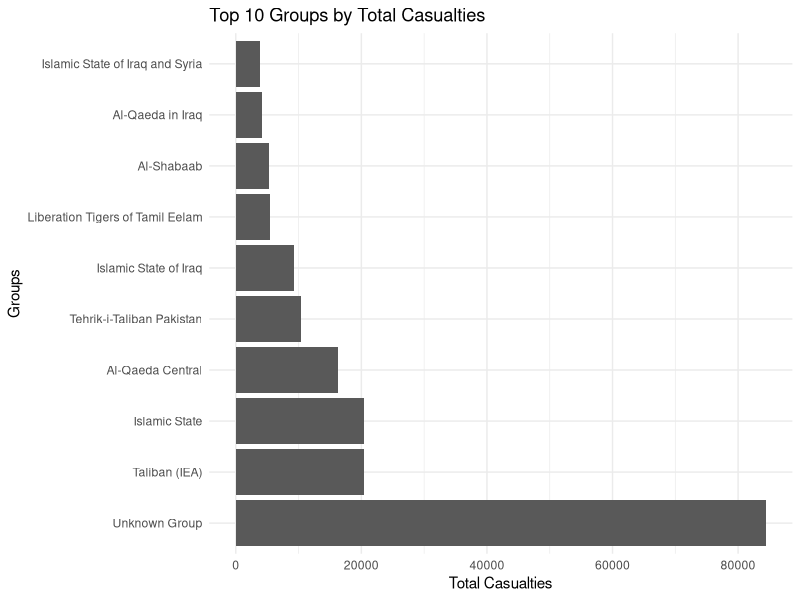
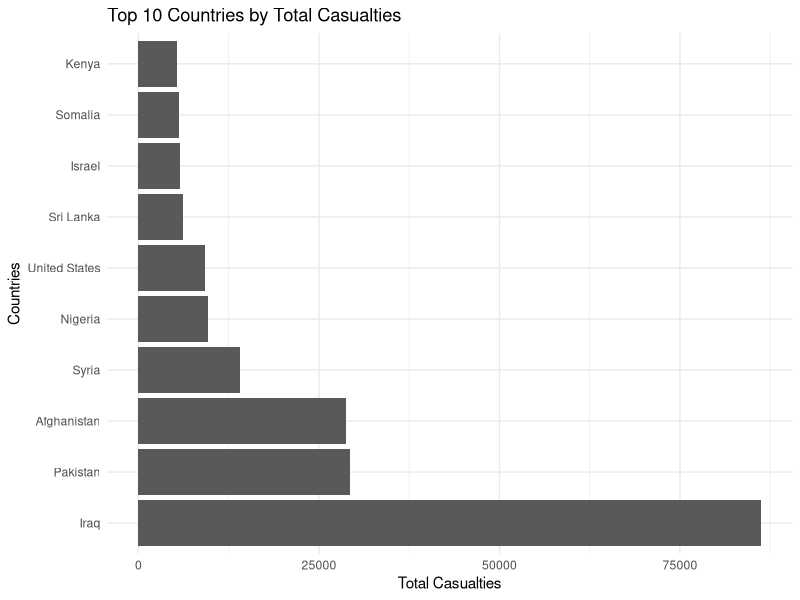
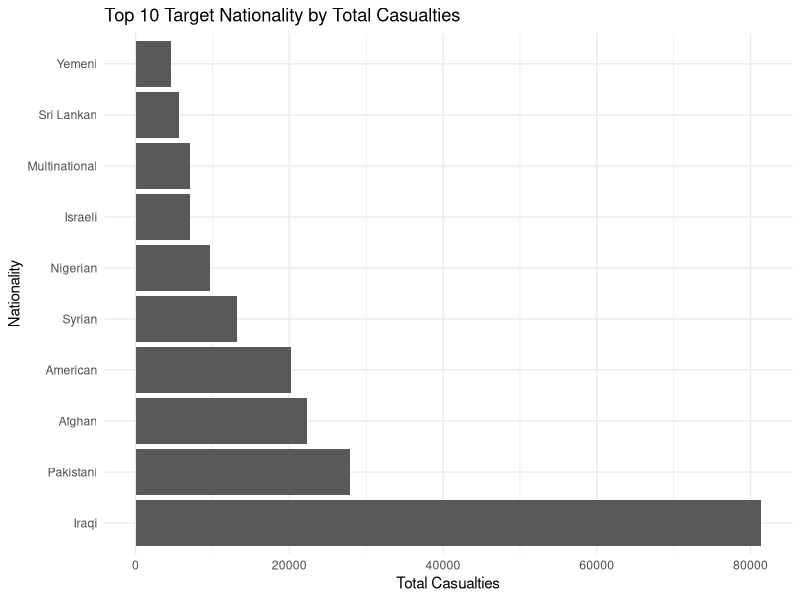
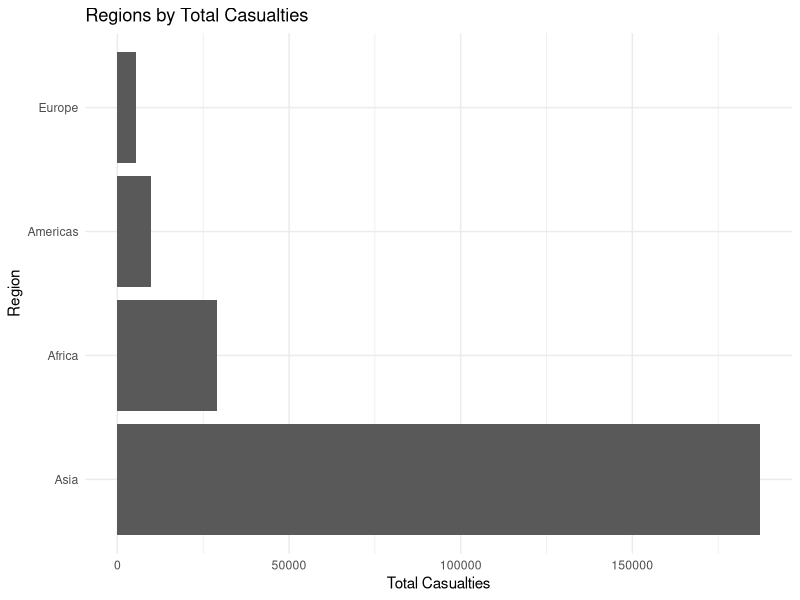
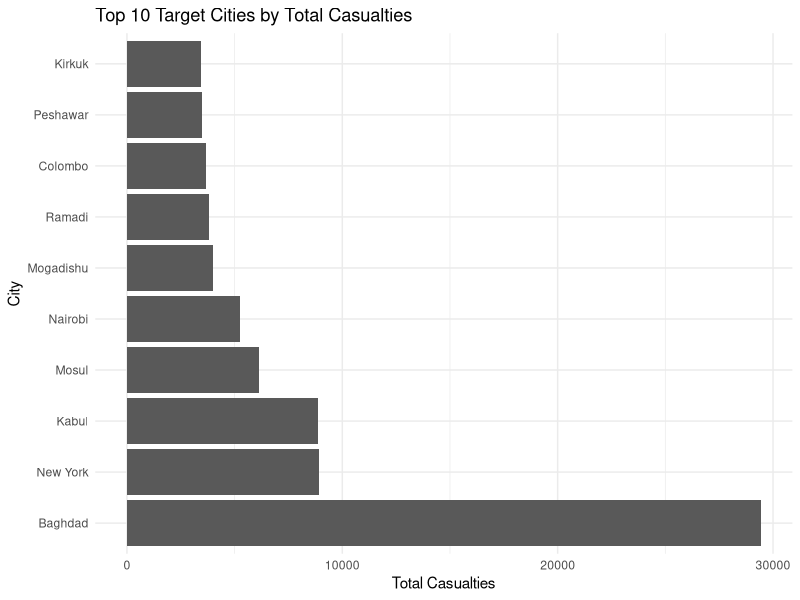
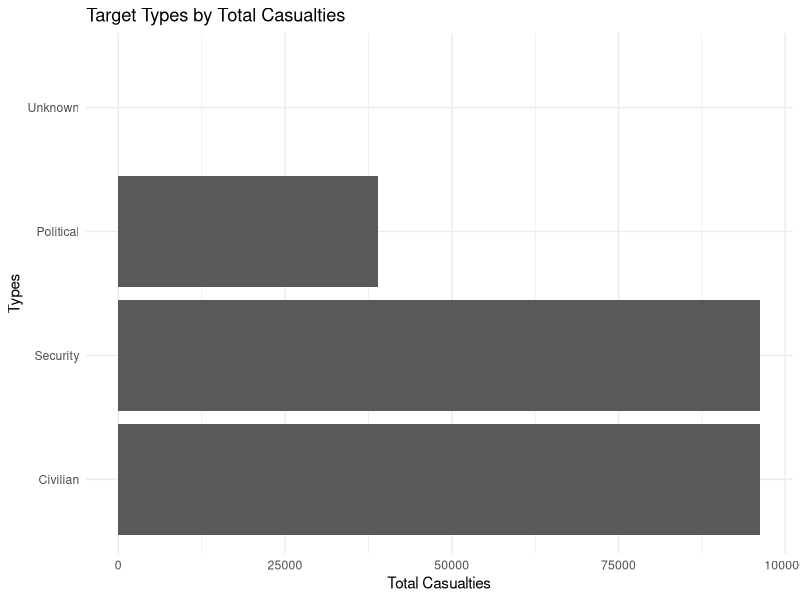
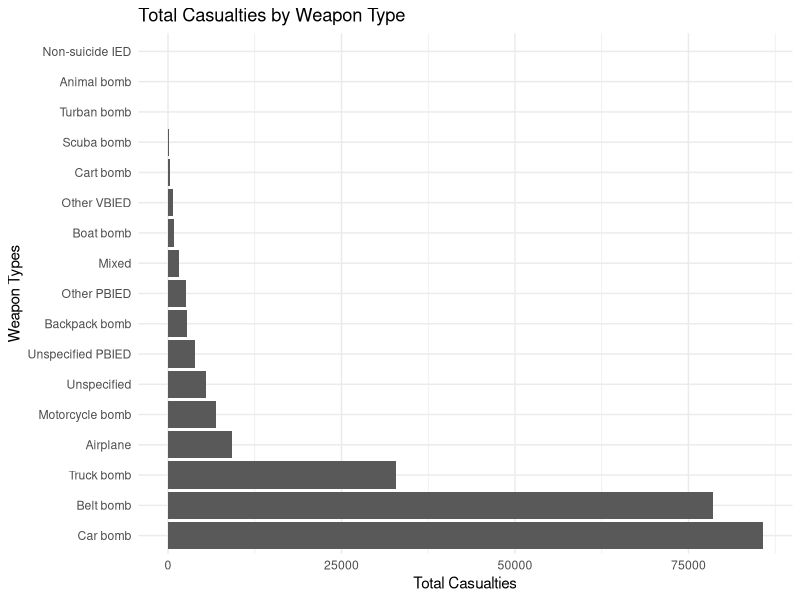
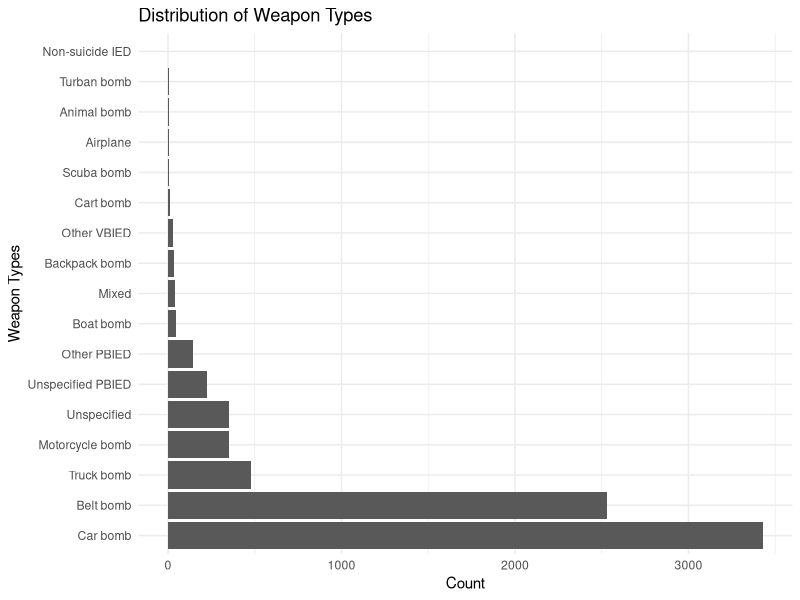

Generate these figures, in order, with R:
### EDA - Practical 3 ###
#########################

# Load necessary libraries
library(ggplot2)
library(dplyr)

# Read the data
suicide_attacks <- read.csv("Practical 3/Data/suicide_attacks_cleaned.csv")
attach(suicide_attacks)
View(suicide_attacks)

# Ensure the "date" column is properly formatted as a Date object
suicide_attacks <- suicide_attacks %>%
  mutate(date = as.Date(paste(date.year, date.month, date.day, sep = "-")))

#####################################################################################

### Summarise variable of interest ###
######################################

### Wounded
summary(wounded)

### Killed
summary(killed)

### Total Causalities
summary(total_casualties)

#####################################################################################

### Histogram plots ###
#######################

### Group by groups

# Top 10 groups with the highest total casualties
top_groups <- suicide_attacks %>%
  group_by(group) %>%
  summarise(total_casualties = sum(total_casualties, na.rm = TRUE)) %>%
  arrange(desc(total_casualties)) %>%
  slice_head(n = 10)

# Histogram for top 10 groups
ggplot(top_groups, aes(x = reorder(group, -total_casualties), y = total_casualties)) +
  geom_bar(stat = "identity") +
  coord_flip() +
  labs(
    title = "Top 10 Groups by Total Casualties",
    x = "Groups",
    y = "Total Casualties"
  ) +
  theme_minimal()

### Group by country

# Top 10 countries with the highest total casualties
top_countries <- suicide_attacks %>%
  group_by(target.country) %>%
  summarise(total_casualties = sum(total_casualties, na.rm = TRUE)) %>%
  arrange(desc(total_casualties)) %>%
  slice_head(n = 10)

# Histogram for top 10 countries
ggplot(top_countries, aes(x = reorder(target.country, -total_casualties), y = total_casualties)) +
  geom_bar(stat = "identity") +
  coord_flip() +
  labs(
    title = "Top 10 Countries by Total Casualties",
    x = "Countries",
    y = "Total Casualties"
  ) +
  theme_minimal()

### Group by target nationality

# Top 10 target nationalities with the highest total casualties
top_nationality <- suicide_attacks %>%
  group_by(target.nationality) %>%
  summarise(total_casualties = sum(total_casualties, na.rm = TRUE)) %>%
  arrange(desc(total_casualties)) %>%
  slice_head(n = 10)

# Histogram for top 10 nationalities
ggplot(top_nationality, aes(x = reorder(target.nationality, -total_casualties), y = total_casualties)) +
  geom_bar(stat = "identity") +
  coord_flip() +
  labs(
    title = "Top 10 Target Nationality by Total Casualties",
    x = "Nationality",
    y = "Total Casualties"
  ) +
  theme_minimal()

### Group by region

# Regions total casualties
top_region <- suicide_attacks %>%
  group_by(target.region) %>%
  summarise(total_casualties = sum(total_casualties, na.rm = TRUE)) %>%
  arrange(desc(total_casualties)) 

# Histogram for regions
ggplot(top_region, aes(x = reorder(target.region, -total_casualties), y = total_casualties)) +
  geom_bar(stat = "identity") +
  coord_flip() +
  labs(
    title = "Regions by Total Casualties",
    x = "Region",
    y = "Total Casualties"
  ) +
  theme_minimal()

### Group by target city

# Top 10 cities with the highest total casualties
top_city <- suicide_attacks %>%
  group_by(target.city) %>%
  summarise(total_casualties = sum(total_casualties, na.rm = TRUE)) %>%
  arrange(desc(total_casualties)) %>%
  slice_head(n = 10)

# Histogram for top 10 cities
ggplot(top_city, aes(x = reorder(target.city, -total_casualties), y = total_casualties)) +
  geom_bar(stat = "identity") +
  coord_flip() +
  labs(
    title = "Top 10 Target Cities by Total Casualties",
    x = "City",
    y = "Total Casualties"
  ) +
  theme_minimal()

### Group by target type

# Top type with the highest total casualties
top_type <- suicide_attacks %>%
  group_by(target.type) %>%
  summarise(total_casualties = sum(total_casualties, na.rm = TRUE)) %>%
  arrange(desc(total_casualties)) %>%
  slice_head(n = 10)

# Histogram for target type
ggplot(top_type, aes(x = reorder(target.type, -total_casualties), y = total_casualties)) +
  geom_bar(stat = "identity") +
  coord_flip() +
  labs(
    title = "Target Types by Total Casualties",
    x = "Types",
    y = "Total Casualties"
  ) +
  theme_minimal()

### Group by target weapon

## Casualties
# Summarise total casualties for each weapon type
weapon_casualties <- suicide_attacks %>%
  group_by(target.weapon) %>%
  summarise(total_casualties = sum(total_casualties, na.rm = TRUE)) %>%
  arrange(desc(total_casualties))

# Bar chart for weapon types by total casualties
ggplot(weapon_casualties, aes(x = reorder(target.weapon, -total_casualties), y = total_casualties)) +
  geom_bar(stat = "identity") +
  coord_flip() +
  labs(
    title = "Total Casualties by Weapon Type",
    x = "Weapon Types",
    y = "Total Casualties"
  ) +
  theme_minimal()

## Distribution
# Count occurrences of each weapon type in target.weapon
weapon_distribution <- suicide_attacks %>%
  group_by(target.weapon) %>%
  summarise(count = n()) %>%
  arrange(desc(count))

# Bar chart for weapon types
ggplot(weapon_distribution, aes(x = reorder(target.weapon, -count), y = count)) +
  geom_bar(stat = "identity") +
  coord_flip() +
  labs(
    title = "Distribution of Weapon Types",
    x = "Weapon Types",
    y = "Count"
  ) +
  theme_minimal()

### Group by number of attackers

## Casualties
# Summarise total casualties for each number of attackers
attackers_casualties <- suicide_attacks %>%
  group_by(attackers) %>%
  summarise(total_casualties = sum(total_casualties, na.rm = TRUE)) %>%
  arrange(desc(total_casualties)) %>%
  slice_head(n = 10)

# Bar chart for attacker numbers by total casualties
ggplot(attackers_casualties, aes(x = reorder(attackers, -total_casualties), y = total_casualties)) +
  geom_bar(stat = "identity") +
  coord_flip() +
  labs(
    title = "Total Casualties by Number of Attackers",
    x = "Number of Attackers",
    y = "Total Casualties"
  ) +
  theme_minimal()

## Distribution
# Count occurrences of number of attackers
attackers_distribution <- suicide_attacks %>%
  group_by(attackers) %>%
  summarise(count = n()) %>%
  arrange(desc(count)) %>%
  slice_head(n = 10)


# Bar chart for attacker types
ggplot(attackers_distribution, aes(x = reorder(attackers, -count), y = count)) +
  geom_bar(stat = "identity") +
  coord_flip() +
  labs(
    title = "Distribution of Attackers' Number",
    x = "Attacker Types",
    y = "Count"
  ) +
  theme_minimal()

### Group by date

## Casualties
# Calculate total casualties for each year and select the top 10
top_dates_casualties <- suicide_attacks %>%
  group_by(date.year) %>%
  summarise(total_casualties = sum(total_casualties, na.rm = TRUE)) %>%
  arrange(desc(total_casualties)) %>%
  slice_head(n = 10)

# Bar chart for the top 10 dates with highest casualties
ggplot(top_dates_casualties, aes(x = reorder(date.year, -total_casualties), y = total_casualties)) +
  geom_bar(stat = "identity") +
  coord_flip() +
  labs(
    title = "Top 10 Dates with Highest Total Casualties",
    x = "Dates",
    y = "Total Casualties"
  ) +
  theme_minimal()

## Distributions
# Count occurrences for each year
top_dates <- suicide_attacks %>%
  group_by(date.year) %>%
  summarise(count = n()) %>%
  arrange(desc(count)) %>%
  slice_head(n = 10)

# Bar chart for the top 10 dates
ggplot(top_dates, aes(x = reorder(date.year, -count), y = count)) +
  geom_bar(stat = "identity") +
  coord_flip() +
  labs(
    title = "Top 10 Years with Highest Occurrences",
    x = "Dates",
    y = "Count"
  ) +
  theme_minimal()

### Group by Year

# Summarize total casualties and distribution by year
yearly_data <- suicide_attacks %>%
  group_by(date.year) %>%
  summarise(
    total_casualties = sum(total_casualties, na.rm = TRUE),
    count = n()
  ) %>%
  arrange(desc(total_casualties))

## Casualties
# Bar chart for total casualties by year
ggplot(yearly_data, aes(x = date.year, y = total_casualties)) +
  geom_bar(stat = "identity") +
  labs(
    title = "Total Casualties by Year",
    x = "Year",
    y = "Total Casualties"
  ) +
  theme_minimal()

## Distribution
# Bar chart for distribution (number of incidents) by year
ggplot(yearly_data, aes(x = date.year, y = count)) +
  geom_bar(stat = "identity") +
  labs(
    title = "Distribution of Incidents by Year",
    x = "Year",
    y = "Number of Incidents"
  ) +
  theme_minimal()

### Group by months

# Summarize total casualties and distribution by month
monthly_data <- suicide_attacks %>%
  group_by(date.month) %>%
  summarise(
    total_casualties = sum(total_casualties, na.rm = TRUE),
    count = n()
  ) %>%
  arrange(desc(total_casualties))

## Casualties
# Bar chart for total casualties by month
ggplot(monthly_data, aes(x = factor(date.month, levels = 1:12), y = total_casualties)) +
  geom_bar(stat = "identity") +
  labs(
    title = "Total Casualties by Month",
    x = "Month",
    y = "Total Casualties"
  ) +
  scale_x_discrete(labels = month.abb) +
  theme_minimal()

## Distribution
# Bar chart for distribution (number of incidents) by month
ggplot(monthly_data, aes(x = factor(date.month, levels = 1:12), y = count)) +
  geom_bar(stat = "identity") +
  labs(
    title = "Distribution of Incidents by Month",
    x = "Month",
    y = "Number of Incidents"
  ) +
  scale_x_discrete(labels = month.abb) +
  theme_minimal()

#####################################################################################

### Line plots ###
##################

### Casualties over time
ggplot(data = suicide_attacks, aes(x = date, y = total_casualties)) +
  geom_line(color = "blue") +
  labs(title = "Casualties Over Time",
       x = "Date",
       y = "Casualties") +
  theme_minimal()

### Casualties over time without 9/11
# Filter out the data for 09.11.2001
suicide_attacks_filtered <- suicide_attacks %>%
  filter(date != as.Date("2001-09-02"))

# Plot fatalities over time
ggplot(data = suicide_attacks_filtered, aes(x = date, y = total_casualties)) +
  geom_line(color = "blue") +
  labs(title = "Fatalities Over Time (Excluding 09.11.2001)",
       x = "Date",
       y = "Fatalities (High Estimate)") +
  theme_minimal()

### Log(causalties) over time
ggplot(data = suicide_attacks, aes(x = date, y = log(total_casualties))) +
  geom_line(color = "blue") +
  labs(title = "Casualties Over Time",
       x = "Date",
       y = "Casualties") +
  theme_minimal()

### Yearly trend
ggplot(yearly_data, aes(x = date.year, y = total_casualties)) +
  geom_line(group = 1, color = "blue", size = 1) +
  geom_point(color = "red") +
  labs(
    title = "Total Casualties Over the Years",
    x = "Year",
    y = "Total Casualties"
  ) +
  theme_minimal()

### Monthly trend
ggplot(monthly_data, aes(x = factor(date.month, levels = 1:12), y = total_casualties)) +
  geom_line(group = 1, color = "blue", size = 1) +
  geom_point(color = "red") +
  labs(
    title = "Total Casualties Over the Months",
    x = "Month",
    y = "Total Casualties"
  ) +
  scale_x_discrete(labels = month.abb) +
  theme_minimal()

### Seasonal Trends
seasonal_trend <- suicide_attacks %>%
  group_by(date.year, date.month) %>%
  summarise(total_casualties = sum(total_casualties, na.rm = TRUE), .groups = "drop")

ggplot(seasonal_trend, aes(x = factor(date.month, levels = 1:12), y = total_casualties, color = as.factor(date.year), group = date.year)) +
  geom_line(size = 1) +
  labs(
    title = "Monthly Casualties Over the Years",
    x = "Month",
    y = "Total Casualties",
    color = "Year"
  ) +
  scale_x_discrete(labels = month.abb) +
  theme_minimal()

## Top groups over time
top_groups_trend <- suicide_attacks %>%
  filter(group %in% top_groups$group) %>%
  group_by(date.year, group) %>%
  summarise(total_casualties = sum(total_casualties, na.rm = TRUE), .groups = "drop")

ggplot(top_groups_trend, aes(x = date.year, y = total_casualties, color = group)) +
  geom_line(size = 1) +
  labs(
    title = "Trends in Casualties for Top Groups Over Time",
    x = "Year",
    y = "Total Casualties",
    color = "Groups"
  ) +
  theme_minimal()

### Top countries over time
top_countries_trend <- suicide_attacks %>%
  filter(target.country %in% top_countries$target.country) %>%
  group_by(date.year, target.country) %>%
  summarise(total_casualties = sum(total_casualties, na.rm = TRUE), .groups = "drop")

ggplot(top_countries_trend, aes(x = date.year, y = total_casualties, color = target.country)) +
  geom_line(size = 1) +
  labs(
    title = "Trends in Casualties for Top Countries Over Time",
    x = "Year",
    y = "Total Casualties",
    color = "Country"
  ) +
  theme_minimal()
